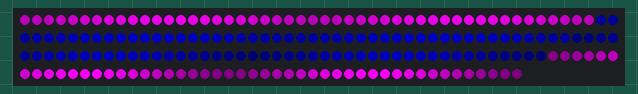
Simulated run of this sketch. Board: Arduino Uno, built with avr-gcc and run on an emulated ATmega328P. Parts: 192 RGB LEDs in strip order, left to right, continuing on the next row. Random numbers use the default seed unless the sketch sets one.

Above: at 0.2 s.
At 11.51 s:
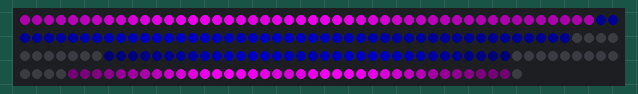
At 12.75 s:
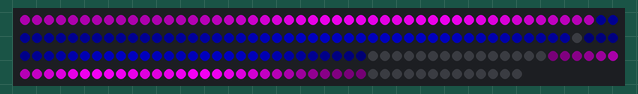
At 19.95 s:
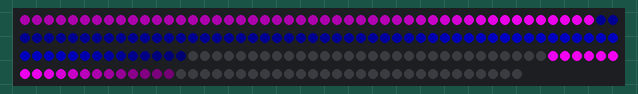
At 39.89 s:
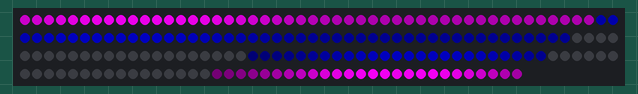

The sketch:

LEDTank.ino
```cpp
#include <FastLED.h>

#define LED_PIN 16
#define NUM_LEDS 192  // Keep the full strip defined
#define DISPLAY_LEDS 48  // Each tank uses 48 LEDs
#define BASE_COLOR CRGB(255, 0, 255)  // Base pink
#define BLUE_COLOR CRGB(0, 0, 139)  // Deep cobalt blue

CRGB leds[NUM_LEDS];

struct Wave {
    float position;
    float velocity;
    float force;
};

Wave wavePink1 = {DISPLAY_LEDS / 4, 0, 1.0};
Wave wavePink2 = {DISPLAY_LEDS * 3 / 4, 0, 1.0};
Wave waveBlue1 = {DISPLAY_LEDS / 4, 0, 1.0};
Wave waveBlue2 = {DISPLAY_LEDS * 3 / 4, 0, 1.0};
float fillLevel = 0.85;

void setup() {
    FastLED.addLeds<WS2812B, LED_PIN, GRB>(leds, NUM_LEDS);
    Serial.begin(115200);
    FastLED.clear();
}

void updateWave(Wave &wave, float sharedAcceleration) {
    wave.velocity += sharedAcceleration * wave.force;
    wave.velocity *= 0.9;
    wave.position += wave.velocity;

    if (wave.position < 0) {
        wave.position = 0;
        wave.velocity *= -0.7;
    }
    if (wave.position > DISPLAY_LEDS - 1) {
        wave.position = DISPLAY_LEDS - 1;
        wave.velocity *= -0.7;
    }
}

void mergeOrCrossWaves(Wave &wave1, Wave &wave2) {
    if (abs(wave1.position - wave2.position) < 2) {
        if (wave1.force > wave2.force * 1.5) {
            wave1.force += wave2.force * 0.5;
            wave2.position = random(0, DISPLAY_LEDS);
            wave2.velocity = random(-2, 2);
        } else if (wave2.force > wave1.force * 1.5) {
            wave2.force += wave1.force * 0.5;
            wave1.position = random(0, DISPLAY_LEDS);
            wave1.velocity = random(-2, 2);
        } else {
            float tempVel = wave1.velocity;
            wave1.velocity = wave2.velocity * 0.9;
            wave2.velocity = tempVel * 0.9;
        }
    }
}

void loop() {
    FastLED.clear();
    float acceleration = (random(-30, 31) / 20.0);

    updateWave(wavePink1, acceleration);
    updateWave(wavePink2, acceleration);
    updateWave(waveBlue1, acceleration);
    updateWave(waveBlue2, acceleration);

    mergeOrCrossWaves(wavePink1, wavePink2);
    mergeOrCrossWaves(waveBlue1, waveBlue2);

    // Render the pink tank (bottom section)
    for (int i = 0; i < DISPLAY_LEDS; i++) {
        float distance1 = abs(i - wavePink1.position);
        float distance2 = abs(i - wavePink2.position);
        float brightnessFactor = max(exp(-pow(distance1 / 8.0, 2)), exp(-pow(distance2 / 8.0, 2)));
        int brightness = map(brightnessFactor * 255 * fillLevel, 0, 255, 50, 220);
        leds[i] = CRGB(BASE_COLOR.r * brightness / 255, BASE_COLOR.g * brightness / 255, BASE_COLOR.b * brightness / 255);
    }

    // Mirror the pink tank for the top section (with fade-out effect)
    for (int i = 0; i < DISPLAY_LEDS; i++) {
        int mirroredIndex = NUM_LEDS - 1 - i;
        float distance1 = abs(i - wavePink1.position);
        float distance2 = abs(i - wavePink2.position);
        float topBrightnessFactor = max(exp(-pow(distance1 / 6.0, 2)), exp(-pow(distance2 / 6.0, 2)));
        int topBrightness = map(topBrightnessFactor * 255 * fillLevel, 0, 255, 0, 255);
        leds[mirroredIndex] = CRGB(BASE_COLOR.r * topBrightness / 255, BASE_COLOR.g * topBrightness / 255, BASE_COLOR.b * topBrightness / 255);
    }

    // Render the blue tank (bottom section)
    for (int i = 0; i < DISPLAY_LEDS; i++) {
        int blueIndex = DISPLAY_LEDS + i;
        float distance1 = abs(i - waveBlue1.position);
        float distance2 = abs(i - waveBlue2.position);
        float brightnessFactor = max(exp(-pow(distance1 / 8.0, 2)), exp(-pow(distance2 / 8.0, 2)));
        int brightness = map(brightnessFactor * 255 * fillLevel, 0, 255, 30, 180);
        leds[blueIndex] = CRGB(BLUE_COLOR.r * brightness / 255, BLUE_COLOR.g * brightness / 255, BLUE_COLOR.b * brightness / 255);
    }

    // Mirror the blue tank for the top section (with fade-out effect)
    for (int i = 0; i < DISPLAY_LEDS; i++) {
        int mirroredIndex = (DISPLAY_LEDS * 2) + (DISPLAY_LEDS - 1 - i);
        float distance1 = abs(i - waveBlue1.position);
        float distance2 = abs(i - waveBlue2.position);
        float topBrightnessFactor = max(exp(-pow(distance1 / 6.0, 2)), exp(-pow(distance2 / 6.0, 2)));
        int topBrightness = map(topBrightnessFactor * 255 * fillLevel, 0, 255, 0, 180);
        leds[mirroredIndex] = CRGB(BLUE_COLOR.r * topBrightness / 255, BLUE_COLOR.g * topBrightness / 255, BLUE_COLOR.b * topBrightness / 255);
    }

    FastLED.show();
    delay(100);
}
```
